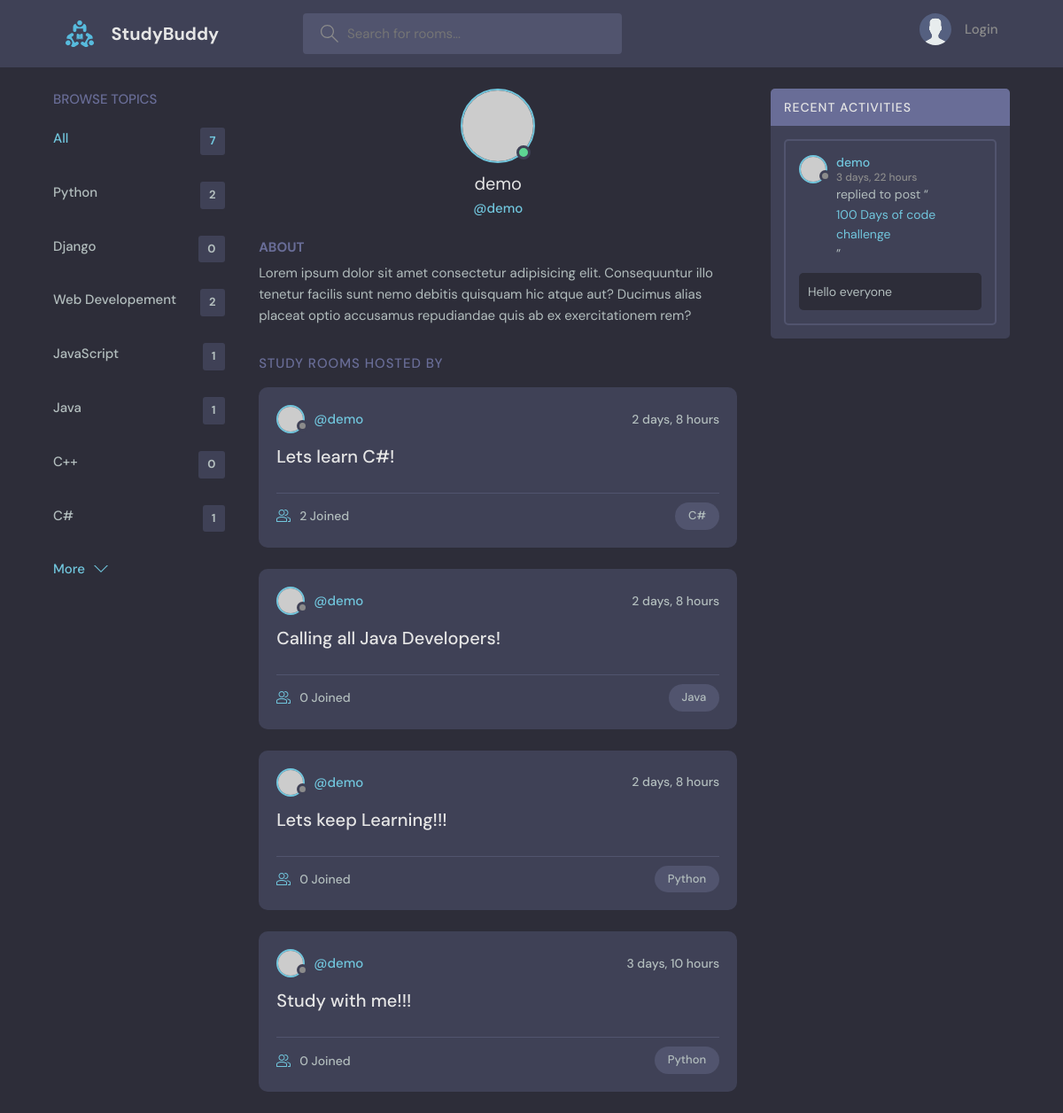
The page /profile/4/ on the database its author committed.
### base/models.py (models this page shows)
class Topic(models.Model):
    name = models.CharField(max_length=200)
    def __str__(self):
        return self.name

class Room(models.Model):
    host = models.ForeignKey(User, on_delete=models.SET_NULL, null=True)
    topic =  models.ForeignKey(Topic, on_delete=models.SET_NULL, null=True)
    name = models.CharField(max_length=200)
    description = models.TextField(null=True, blank=True)
    participants = models.ManyToManyField(User, related_name='participants', blank=True)
    updated =  models.DateTimeField(auto_now=True)
    created =  models.DateTimeField(auto_now_add=True)
    class Meta:
        ordering = ['-updated', '-created']
    def __str__(self):
        return str(self.name)

class Message(models.Model):
    user = models.ForeignKey(User, on_delete=models.CASCADE)
    room = models.ForeignKey(Room, on_delete=models.CASCADE)
    body = models.TextField()
    updated =  models.DateTimeField(auto_now=True)
    created =  models.DateTimeField(auto_now_add=True)
    class Meta:
        ordering = ['-updated', '-created']
    def __str__(self):
        return self.body[0:50]

### base/views.py (the view)
# urls.py: path("profile/<str:pk>/", views.userProfile, name="user-profile"),
def userProfile(request, pk):
    user = User.objects.get(id=pk)
    rooms = user.room_set.all()
    room_messages = user.message_set.all()
    topics = Topic.objects.all()
    context = {'user':user, 'rooms': rooms, 'room_messages': room_messages, 'topics': topics}
    return render(request, "base/profile.html", context)

### base/templates/base/profile.html (shortened to what this page needs)
{% extends 'main.html' %} {% block content %}
<main class="profile-page layout layout--3">
  <div class="container">
    {% include 'base/topics_component.html'%}
    <div class="roomList">
      <div class="profile">
        <div class="profile__avatar">
          <div class="avatar avatar--large active">
            <img src="https://randomuser.me/api/portraits/men/11.jpg" />
          </div>
        </div>
        <div class="profile__info">
          <h3>{{user.username}}</h3>
          <p>@{{user.username}}</p>
        </div>
        <div class="profile__about">
          <h3>About</h3>
          <p>
            Lorem ipsum dolor sit amet consectetur adipisicing elit. Consequuntur illo tenetur
            facilis sunt nemo debitis quisquam hic atque aut? Ducimus alias placeat optio
            accusamus repudiandae quis ab ex exercitationem rem?
          </p>
        </div>
      </div>
      <div class="roomList__header">
        <div>
          <h2>Study Rooms Hosted by {{room.host.username}}</a>
          </h2>
        </div>
      </div>
      {% include 'base/feed_component.html' %}
    </div>
    {% include 'base/activity_component.html' %}
  </div>
</main>
{% endblock content %}

### base/templates/base/topics_component.html
<div class="topics">
  <div class="topics__header">
    <h2>Browse Topics</h2>
  </div>
  <ul class="topics__list">
    <li>
      <a href="{% url 'Home' %}" class="active"
        >All <span>{{topics.count }}</span></a
      >
    </li>
    {% for topic in topics %}
    <li>
      <a href="{% url 'Home' %}?q={{topic.name}}"
        >{{topic.name}} <span>{{topic.room_set.all.count}}</span></a
      >
    </li>
    {% endfor %}
  </ul>
  <a class="btn btn--link" href="{% url 'topics' %}">
    More
    <svg
      version="1.1"
      xmlns="http://www.w3.org/2000/svg"
      width="32"
      height="32"
      viewBox="0 0 32 32"
    >
      <title>chevron-down</title>
      <path d="M16 21l-13-13h-3l16 16 16-16h-3l-13 13z"></path>
    </svg>
  </a>
</div>

### base/templates/base/feed_component.html (shortened to what this page needs)
{% for room in rooms %}
<div class="roomListRoom">
  <div class="roomListRoom__header">
    <a
      href="{% url 'user-profile' room.host.id %}"
      class="roomListRoom__author"
    >
      <div class="avatar avatar--small">
        <img src="https://randomuser.me/api/portraits/women/11.jpg" />
      </div>
      <span>@{{room.host.username}}</span>
    </a>
    <div class="roomListRoom__actions">
      <span>{{room.created | timesince}}</span>
    </div>
  </div>
  <div class="roomListRoom__content">
    <a href="{% url 'Room' room.id %}">{{room.name}}</a>
  </div>
  <div class="roomListRoom__meta">
    <a href="{% url 'Room' room.id %}" class="roomListRoom__joined">
      {{room.participants.all.count}} Joined
    </a>
    <p class="roomListRoom__topic">{{room.topic}}</p>
  </div>
</div>
{% endfor %}

### base/templates/base/activity_component.html (shortened to what this page needs)
<div class="activities">
  <div class="activities__header">
    <h2>Recent Activities</h2>
  </div>
  {% for message in room_messages %}
  <div class="activities__box">
    <div class="activities__boxHeader roomListRoom__header">
      <a
        href="{% url 'user-profile' message.user.id %}"
        class="roomListRoom__author"
      >
        <div class="avatar avatar--small">
          <img src="https://randomuser.me/api/portraits/women/11.jpg" />
        </div>
        <p>
          {{message.user}}
          <span>{{message.created | timesince}}</span>
        </p>
      </a>
    </div>
    <div class="activities__boxContent">
      <p>
        replied to post “
        <a href="{% url 'Room' message.room.id %}">{{ message.room }}</a>”
      </p>
      <div class="activities__boxRoomContent">{{message}}</div>
    </div>
  </div>
  {% endfor %}
</div>

### rows shown on the page
Topic: name "Python", room_set.all.count "2"
Topic: name "Django", room_set.all.count "0"
Topic: name "Web Developement", room_set.all.count "2"
Topic: name "JavaScript", room_set.all.count "1"
Topic: name "Java", room_set.all.count "1"
Topic: name "C++", room_set.all.count "0"
Topic: name "C#", room_set.all.count "1"
Room: host.username "demo", created "2 days, 8 hours", name "Lets learn C#!", participants.all.count "2", topic "C#"
Room: host.username "demo", created "2 days, 8 hours", name "Calling all Java Developers!", participants.all.count "0", topic "Java"
Room: host.username "demo", created "2 days, 8 hours", name "Lets keep Learning!!!", participants.all.count "0", topic "Python"
Room: host.username "demo", created "3 days, 10 hours", name "Study with me!!!", participants.all.count "0", topic "Python"
Message: user "demo", created "3 days, 22 hours", room "100 Days of code challenge", body "Hello everyone"

### other values the page prints
{{ topics.count }} "7"
{{ user.username }} "demo"
